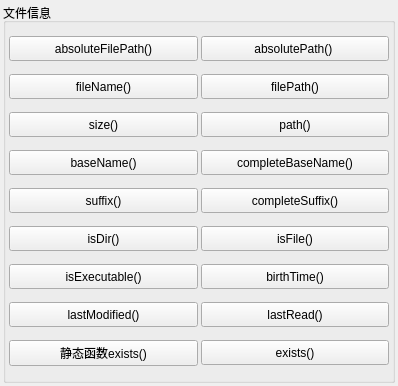
      <widget class="QWidget" name="pageFileInfo">
       <property name="geometry">
        <rect>
         <x>0</x>
         <y>0</y>
         <width>398</width>
         <height>386</height>
        </rect>
       </property>
       <attribute name="icon">
        <iconset resource="res.qrc">
         <normaloff>:/images/images/135.JPG</normaloff>:/images/images/135.JPG</iconset>
       </attribute>
       <attribute name="label">
        <string>QFileInfo类</string>
       </attribute>
       <layout class="QVBoxLayout" name="verticalLayout_5">
        <property name="spacing">
         <number>3</number>
        </property>
        <property name="leftMargin">
         <number>3</number>
        </property>
        <property name="topMargin">
         <number>3</number>
        </property>
        <property name="rightMargin">
         <number>3</number>
        </property>
        <property name="bottomMargin">
         <number>3</number>
        </property>
        <item>
         <widget class="QGroupBox" name="groupBox_6">
          <property name="title">
           <string>文件信息</string>
          </property>
          <layout class="QGridLayout" name="gridLayout_4">
           <property name="leftMargin">
            <number>3</number>
           </property>
           <property name="topMargin">
            <number>3</number>
           </property>
           <property name="rightMargin">
            <number>3</number>
           </property>
           <property name="bottomMargin">
            <number>3</number>
           </property>
           <property name="spacing">
            <number>3</number>
           </property>
           <item row="3" column="0">
            <widget class="QPushButton" name="pushButton_30">
             <property name="minimumSize">
              <size>
               <width>0</width>
               <height>25</height>
              </size>
             </property>
             <property name="toolTip">
              <string>The base name consists of all characters in the file up to (but not including) the first '.' character</string>
             </property>
             <property name="text">
              <string>baseName()</string>
             </property>
            </widget>
           </item>
           <item row="0" column="1">
            <widget class="QPushButton" name="pushButton_29">
             <property name="minimumSize">
              <size>
               <width>0</width>
               <height>25</height>
              </size>
             </property>
             <property name="toolTip">
              <string>Returns a file's path absolute path. This doesn't include the file name</string>
             </property>
             <property name="text">
              <string>absolutePath() </string>
             </property>
            </widget>
           </item>
           <item row="0" column="0">
            <widget class="QPushButton" name="pushButton_28">
             <property name="minimumSize">
              <size>
               <width>0</width>
               <height>25</height>
              </size>
             </property>
             <property name="toolTip">
              <string>Returns an absolute path including the file name</string>
             </property>
             <property name="text">
              <string>absoluteFilePath()</string>
             </property>
            </widget>
           </item>
           <item row="3" column="1">
            <widget class="QPushButton" name="pushButton_31">
             <property name="minimumSize">
              <size>
               <width>0</width>
               <height>25</height>
              </size>
             </property>
             <property name="toolTip">
              <string>The complete base name consists of all characters in the file up to (but not including) the last '.' character</string>
             </property>
             <property name="text">
              <string>completeBaseName()</string>
             </property>
            </widget>
           </item>
           <item row="6" column="0">
            <widget class="QPushButton" name="pushButton_42">
             <property name="minimumSize">
              <size>
               <width>0</width>
               <height>25</height>
              </size>
             </property>
             <property name="toolTip">
              <string>Returns true if this object points to a directory or to a symbolic link to a directory; otherwise returns false</string>
             </property>
             <property name="text">
              <string>isDir()</string>
             </property>
            </widget>
           </item>
           <item row="6" column="1">
            <widget class="QPushButton" name="pushButton_43">
             <property name="minimumSize">
              <size>
               <width>0</width>
               <height>25</height>
              </size>
             </property>
             <property name="toolTip">
              <string>Returns true if this object points to a file or to a symbolic link to a file</string>
             </property>
             <property name="text">
              <string>isFile()</string>
             </property>
            </widget>
           </item>
           <item row="7" column="0">
            <widget class="QPushButton" name="pushButton_35">
             <property name="minimumSize">
              <size>
               <width>0</width>
               <height>25</height>
              </size>
             </property>
             <property name="toolTip">
              <string>Returns true if the file is executable; otherwise returns false.</string>
             </property>
             <property name="text">
              <string>isExecutable()</string>
             </property>
            </widget>
           </item>
           <item row="8" column="0">
            <widget class="QPushButton" name="pushButton_36">
             <property name="minimumSize">
              <size>
               <width>0</width>
               <height>25</height>
              </size>
             </property>
             <property name="toolTip">
              <string>Returns the date and time when the file was last modified.</string>
             </property>
             <property name="text">
              <string>lastModified()</string>
             </property>
            </widget>
           </item>
           <item row="8" column="1">
            <widget class="QPushButton" name="pushButton_44">
             <property name="minimumSize">
              <size>
               <width>0</width>
               <height>25</height>
              </size>
             </property>
             <property name="toolTip">
              <string>Returns the date and time when the file was last read (accessed).</string>
             </property>
             <property name="text">
              <string>lastRead()</string>
             </property>
            </widget>
           </item>
           <item row="1" column="0">
            <widget class="QPushButton" name="pushButton_33">
             <property name="minimumSize">
              <size>
               <width>0</width>
               <height>25</height>
              </size>
             </property>
             <property name="toolTip">
              <string>Returns the name of the file, excluding the path.</string>
             </property>
             <property name="text">
              <string>fileName()</string>
             </property>
            </widget>
           </item>
           <item row="10" column="1">
            <widget class="QPushButton" name="pushButton_27">
             <property name="minimumSize">
              <size>
               <width>0</width>
               <height>25</height>
              </size>
             </property>
             <property name="toolTip">
              <string>Returns true if the file exists; otherwise returns false</string>
             </property>
             <property name="text">
              <string>exists()</string>
             </property>
            </widget>
           </item>
           <item row="4" column="0">
            <widget class="QPushButton" name="pushButton_39">
             <property name="minimumSize">
              <size>
               <width>0</width>
               <height>25</height>
              </size>
             </property>
             <property name="toolTip">
              <string>The suffix consists of all characters in the file after (but not including) the last '.'</string>
             </property>
             <property name="text">
              <string>suffix()</string>
             </property>
            </widget>
           </item>
           <item row="10" column="0">
            <widget class="QPushButton" name="pushButton_59">
             <property name="minimumSize">
              <size>
               <width>0</width>
               <height>25</height>
              </size>
             </property>
             <property name="toolTip">
              <string>Returns true if the file exists; otherwise returns false</string>
             </property>
             <property name="text">
              <string>静态函数exists()</string>
             </property>
            </widget>
           </item>
           <item row="4" column="1">
            <widget class="QPushButton" name="pushButton_32">
             <property name="minimumSize">
              <size>
               <width>0</width>
               <height>25</height>
              </size>
             </property>
             <property name="toolTip">
              <string>The complete suffix consists of all characters in the file after (but not including) the first '.'</string>
             </property>
             <property name="text">
              <string>completeSuffix()</string>
             </property>
            </widget>
           </item>
           <item row="1" column="1">
            <widget class="QPushButton" name="pushButton_34">
             <property name="minimumSize">
              <size>
               <width>0</width>
               <height>25</height>
              </size>
             </property>
             <property name="toolTip">
              <string>Returns the file name, including the path (which may be absolute or relative).</string>
             </property>
             <property name="text">
              <string>filePath()</string>
             </property>
            </widget>
           </item>
           <item row="2" column="1">
            <widget class="QPushButton" name="pushButton_37">
             <property name="minimumSize">
              <size>
               <width>0</width>
               <height>25</height>
              </size>
             </property>
             <property name="toolTip">
              <string>Returns the file's path. This doesn't include the file name.</string>
             </property>
             <property name="text">
              <string>path()</string>
             </property>
            </widget>
           </item>
           <item row="2" column="0">
            <widget class="QPushButton" name="pushButton_38">
             <property name="minimumSize">
              <size>
               <width>0</width>
               <height>25</height>
              </size>
             </property>
             <property name="toolTip">
              <string>Returns the file size in bytes.</string>
             </property>
             <property name="text">
              <string>size()</string>
             </property>
            </widget>
           </item>
           <item row="7" column="1">
            <widget class="QPushButton" name="pushButton_58">
             <property name="minimumSize">
              <size>
               <width>0</width>
               <height>25</height>
              </size>
             </property>
             <property name="toolTip">
              <string>Returns the date and time when the file was created</string>
             </property>
             <property name="text">
              <string>birthTime()</string>
             </property>
            </widget>
           </item>
          </layout>
         </widget>
        </item>
       </layout>
      </widget>
